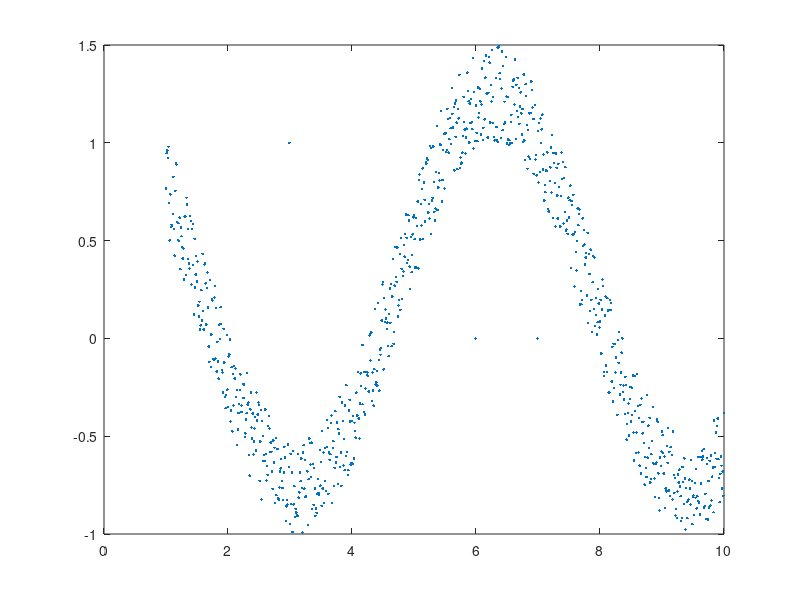

Write the MATLAB code that produced this figure. (Note: this script raises an error after producing the figure.)
%% Data
x1=1:.01:10;
x2=cos(x1)+unifrnd(0,.5,size(x1));
X=[x1',x2'];
%% Outlier
X(200,2)=1;
X(600,2)=0;
X(500,2)=0;
plot(X(:,1),X(:,2),'.')
hold on

indexOutlier=OutlierDetectionAlgorithm(X,.01,21,3);
plot(X(indexOutlier,1),X(indexOutlier,2),'*k')

